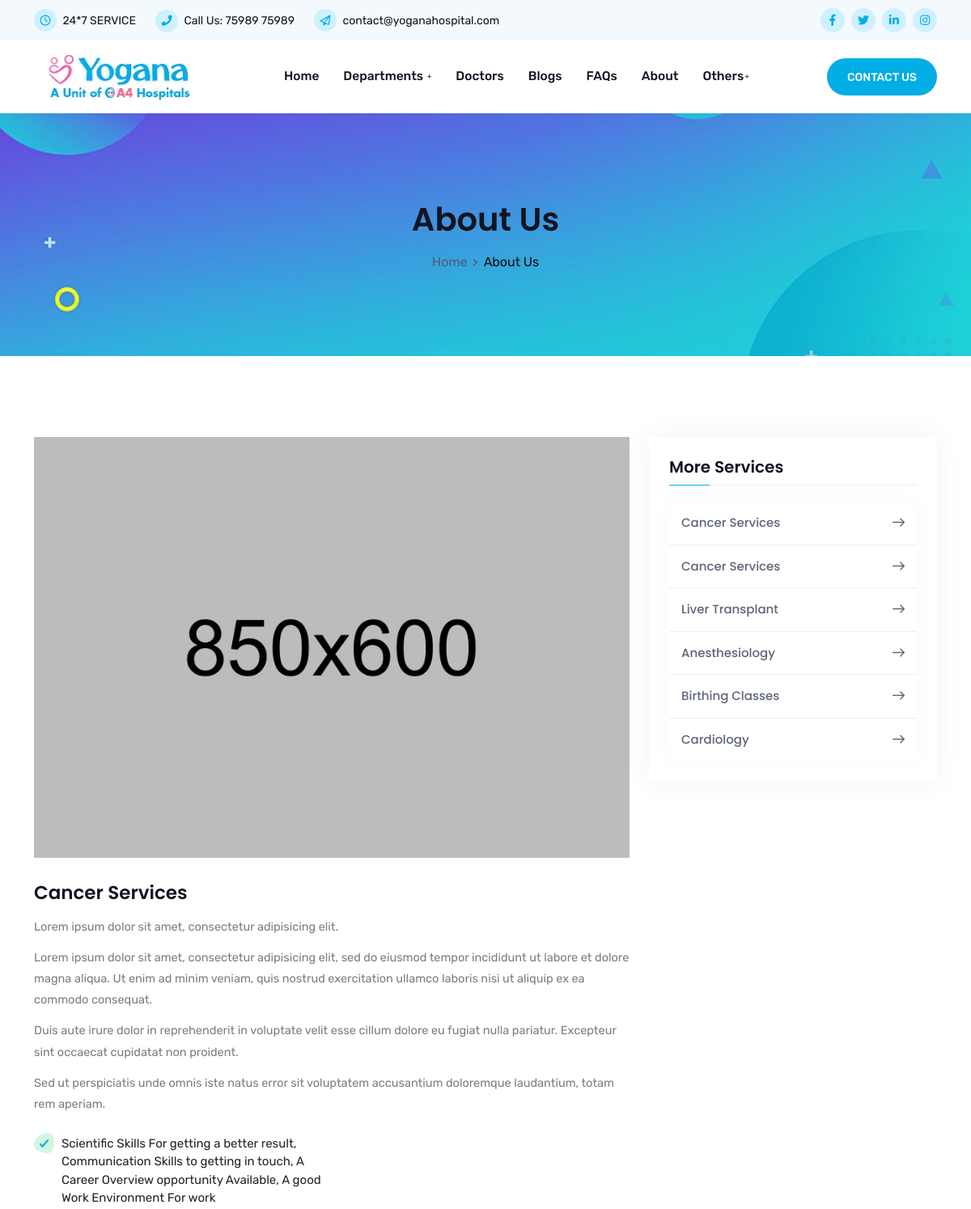
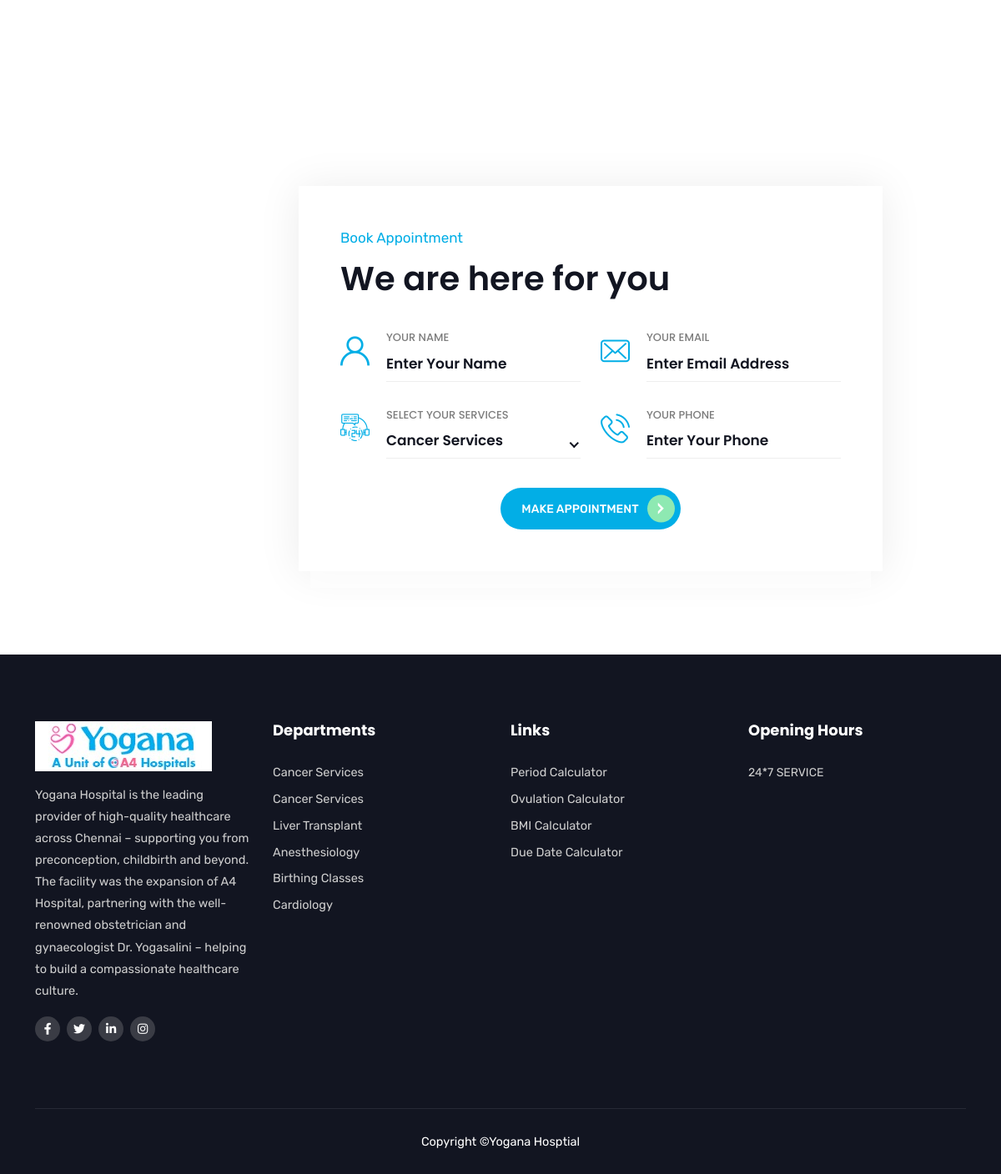
Screenshot of /departments/cancer-services with the database file from the repository (2 pictures, top to bottom).
### yogana/models.py (models this page shows, shortened)
class Service(db.Model):
    id = db.Column(db.Integer, primary_key=True)
    slug = db.Column(db.String(100), unique=True, nullable=False)
    name = db.Column(db.String(100), nullable=False)
    icon = db.Column(db.String(100), nullable=False)
    description = db.Column(db.Text, nullable=False)
    paragraph1 = db.Column(db.Text, nullable=False)
    paragraph2 = db.Column(db.Text, nullable=False)
    paragraph3 = db.Column(db.Text, nullable=False)
    image = db.Column(db.String(200), nullable=False)
    icon_class = db.Column(db.String(100), nullable=False)
    bg_class = db.Column(db.String(100), nullable=False)
    details = db.Column(db.Text, nullable=False)  # Store as comma-separated values for simplicity

### yogana/routes.py (the view)
@app.route("/departments/<slug>")
def departments_details(slug):
    pdatas = {
        "title": "About Us",
        "breadcrumbs": [
            {"text": "Home", "url": "/"},
            {"text": "About Us", "url": None}  # None for the current page
        ],
        "bg_image": "/site/img/yoganahospital-banner-1920_500.jpg",
        "bg_class": "page-title-bg1"  # Add dynamic background class if needed
    }
    service = Service.query.filter_by(slug=slug).first()
    if not service:
        return "Service not found", 404
    dservices = Service.query.all()
    return render_template("www/departments_detail.html", pdata=pdatas, service=service, services=dservices)

### yogana/routes.py (called while the page is built)
@app.after_request
def add_header(response):
    response.headers['Cache-Control'] = 'no-store'
    return response

@app.before_request
def before_request():
    dservices = Service.query.all()
    g.appservices = [{"name": service.name, "slug": service.slug} for service in dservices]

@app.context_processor
def inject_services():
    return dict(appservices=g.appservices)

@app.before_request
def load_user():
    user_id = session.get('user_id')
    if user_id:
        user = User.query.get(user_id)
        g.user = user  # Store the user object in g
    else:
        g.user = None  # No user logged in

### yogana/templates/www/departments_detail.html
{% extends 'www/base.html' %}
{% block content_wrapper %}
    {% include 'www/components/breadcrumbs.html' %}
    <section class="services-details-area ptb-100">
        <div class="container">
            <div class="row">
                <div class="col-lg-8 col-md-12">
                    <div class="services-details-desc">
                        <div class="services-details-image">
                            <img src="{{ url_for('static', filename=service.image) }}" alt="image">
                        </div>
                        <h3>{{ service.name }}</h3>
                        <p>{{ service.description }}</p>
                        <p>{{ service.paragraph1 }}</p>
                        <p>{{ service.paragraph2 }}</p>
                        <p>{{ service.paragraph3 }}</p>
                        <div class="services-details-features">
                            <div class="row">
                                {% set details_list = service.details.split(';;') %}
                                {% for detail in details_list %}
                                <div class="col-lg-6 col-md-6 col-sm-6">
                                    <ul class="services-features-list">
                                        <li><i class="flaticon-check-mark"></i> {{ detail.strip() }}</li>
                                    </ul>
                                </div>
                                {% endfor %}
                            </div>
                        </div>
                    </div>
                </div>
                <div class="col-lg-4 col-md-12">
                    <aside class="widget-area" id="secondary">
                        <section class="widget widget_services_list">
                            <h3 class="widget-title">More Services</h3>
                            <ul>
                                {% for other_service in services %}
                                <li>
                                    <a href="{{ url_for('departments_details', slug=other_service.slug) }}">
                                        {{ other_service.name }} <i class="flaticon-arrow-pointing-to-right"></i>
                                    </a>
                                </li>
                                {% endfor %}
                            </ul>
                        </section>
                    </aside>
                </div>
            </div>
        </div>
    </section>
    {% include 'www/components/appointment-part.html' %}
{% endblock %}

### yogana/templates/www/base.html (shortened to what this page needs)
<!DOCTYPE html>
<html lang="en">
<head>
    <link rel="stylesheet" href="https://lamatechnologies.com/vendor/flaticon.css">
    <link rel="stylesheet" href="{{ url_for('static', filename='site/css/bootstrap.min.css') }}">
    <link rel="stylesheet" href="{{ url_for('static', filename='site/css/animate.min.css') }}">
    <link rel="stylesheet" href="{{ url_for('static', filename='site/css/fontawesome.min.css') }}">
    <link rel="stylesheet" href="{{ url_for('static', filename='site/css/owl.carousel.min.css') }}">
    <link rel="stylesheet" href="{{ url_for('static', filename='site/css/slick.min.css') }}">
    <link rel="stylesheet" href="{{ url_for('static', filename='site/css/nice-select.css') }}">
    <link rel="stylesheet" href="{{ url_for('static', filename='site/css/magnific-popup.min.css') }}">
    <link rel="stylesheet" href="{{ url_for('static', filename='site/css/odometer.min.css') }}">
    <link rel="stylesheet" href="{{ url_for('static', filename='site/css/flaticon.css') }}">
    <link rel="stylesheet" href="{{ url_for('static', filename='site/css/meanmenu.css') }}">
    <link rel="stylesheet" href="{{ url_for('static', filename='site/css/style.css') }}">
    <link rel="stylesheet" href="{{ url_for('static', filename='site/css/responsive.css') }}">
</head>
<body>
    <header class="header-area">
        <div class="top-header">
            <div class="container">
                <div class="row align-items-center">
                    <div class="col-lg-8">
                        <ul class="header-contact-info">
                            <li><i class="far fa-clock"></i> {{ hospital_info.service_hours if hospital_info else '24*7 SERVICE' }}</li>
                            <li><i class="fas fa-phone"></i> Call Us: <a href="tel:{{ hospital_info.phone if hospital_info else '+917598975989' }}">{{ hospital_info.phone if hospital_info else '75989 75989' }}</a></li>
                            <li><i class="far fa-paper-plane"></i> <a href="mailto:{{ hospital_info.email if hospital_info else 'contact@yoganahospital.com' }}">{{ hospital_info.email if hospital_info else 'contact@yoganahospital.com' }}</a></li>
                        </ul>
                    </div>
                    <div class="col-lg-4">
                        <div class="header-right-content">
                            <ul class="top-header-social">
                                <li><a href="{{ hospital_info.facebook_url if hospital_info else '#' }}"><i class="fab fa-facebook-f"></i></a></li>
                                <li><a href="{{ hospital_info.twitter_url if hospital_info else '#' }}"><i class="fab fa-twitter"></i></a></li>
                                <li><a href="{{ hospital_info.linkedin_url if hospital_info else '#' }}"><i class="fab fa-linkedin-in"></i></a></li>
                                <li><a href="{{ hospital_info.instagram_url if hospital_info else '#' }}"><i class="fab fa-instagram"></i></a></li>
                            </ul>
                        </div>
                    </div>
                </div>
            </div>
        </div>
        <div class="navbar-area">
            <div class="fovia-nav">
                <div class="container">
                    <nav class="navbar navbar-expand-md navbar-light">
                        <a class="navbar-brand" href="{{ url_for('index') }}">
                            <img src="{{ url_for('static', filename='site/img/logo.jpeg') }}" alt="logo">
                        </a>
                        <div class="collapse navbar-collapse mean-menu" id="navbarSupportedContent">
                            <ul class="navbar-nav">
                                <li class="nav-item"><a href="{{ url_for('index') }}" class="nav-link">Home</a></li>
                                <li class="nav-item">
                                    <a href="#" class="nav-link">Departments <i class="fas fa-plus"></i></a>
                                </li>
                                <li class="nav-item"><a href="{{ url_for('doctors') }}" class="nav-link">Doctors</a></li>
                                <li class="nav-item"><a href="{{ url_for('blogs') }}" class="nav-link">Blogs</a></li>
                                <li class="nav-item"><a href="{{ url_for('faqs') }}" class="nav-link">FAQs</a></li>
                                <li class="nav-item"><a href="{{ url_for('about') }}" class="nav-link">About</a></li>
                                <li class="nav-item">
                                    <a href="#" class="nav-link">Others<i class="fas fa-plus"></i></a>
                                </li>
                            </ul>
                            <div class="others-options">
                                <a href="{{ url_for('contact') }}" class="btn btn-primary">Contact Us</a>
                            </div>
                        </div>
                    </nav>
                </div>
            </div>
        </div>
    </header>
    {% block content_wrapper %}
    {% endblock %}
    <section class="footer-area">
        <div class="container">
            <div class="row">
                <div class="col-lg-3 col-md-6 col-sm-6">
                    <div class="single-footer-widget">
                        <div class="logo">
                            <a href="#"><img src="{{ url_for('static', filename='site/img/white-logo.jpeg') }}" alt="image"></a>
                            <p>Yogana Hospital is the leading provider of high-quality healthcare across Chennai – supporting you from preconception, childbirth and beyond. The facility was the expansion of A4 Hospital, partnering with the well-renowned obstetrician and gynaecologist Dr. Yogasalini – helping to build a compassionate healthcare culture.</p>
                        </div>
                        <ul class="social">
                            <li><a href="{{ hospital_info.facebook_url if hospital_info else '#' }}"><i class="fab fa-facebook-f"></i></a></li>
                            <li><a href="{{ hospital_info.twitter_url if hospital_info else '#' }}"><i class="fab fa-twitter"></i></a></li>
                            <li><a href="{{ hospital_info.linkedin_url if hospital_info else '#' }}"><i class="fab fa-linkedin-in"></i></a></li>
                            <li><a href="{{ hospital_info.instagram_url if hospital_info else '#' }}"><i class="fab fa-instagram"></i></a></li>
                        </ul>
                    </div>
                </div>
                <div class="col-lg-3 col-md-6 col-sm-6">
                    <div class="single-footer-widget pl-5">
                        <h3>Departments</h3>
                        <ul class="departments-list">
                            {% for service in appservices %}
                                <li><a href="{{ url_for('department', slug=service.slug) }}">{{ service.name }}</a></li>
                            {% endfor %}
                        </ul>
                    </div>
                </div>
                <div class="col-lg-3 col-md-6 col-sm-6">
                    <div class="single-footer-widget pl-5">
                        <h3>Links</h3>
                        <ul class="links-list">
                            <li><a href="{{ url_for('period_calculator') }}">Period Calculator</a></li>
                            <li><a href="{{ url_for('ovulation_calculator') }}">Ovulation Calculator</a></li>
                            <li><a href="{{ url_for('bmi_calculator') }}">BMI Calculator</a></li>
                            <li><a href="{{ url_for('due_date_calculator') }}">Due Date Calculator</a></li>
                        </ul>
                    </div>
                </div>
                <div class="col-lg-3 col-md-6 col-sm-6">
                    <div class="single-footer-widget">
                        <h3>Opening Hours</h3>
                        <ul class="opening-hours">
                            <li>{{ hospital_info.service_hours if hospital_info else '24*7 SERVICE' }}</li>
                        </ul>
                    </div>
                </div>
            </div>
            <div class="copyright-area">
                <p>Copyright <a href="https:/yoganahospital.com/" target="_blank">©Yogana Hosptial</a></p>
            </div>
        </div>
    </section>
</body>
</html>

### rows the page displays
Service: image (picture), name "Cancer Services", description "Lorem ipsum dolor sit amet, consectetur adipisicing elit.", paragraph1 "Lorem ipsum dolor sit amet, consectetur adipisicing elit, sed do eiusmod tempor incididunt ut labore et dolore magna aliqua. Ut enim ad minim veniam, quis nostrud exercitation ullamco laboris nisi ut aliquip ex ea commodo consequat.", paragraph2 "Duis aute irure dolor in reprehenderit in voluptate velit esse cillum dolore eu fugiat nulla pariatur. Excepteur sint occaecat cupidatat non proident.", paragraph3 "Sed ut perspiciatis unde omnis iste natus error sit voluptatem accusantium doloremque laudantium, totam rem aperiam.", strip "Scientific Skills For getting a better result, Communication Skills to getting in touch, A Career Overview opportunity Available, A good Work Environment For work"
Service: name "Cancer Services"
Service: name "Liver Transplant"
Service: name "Anesthesiology"
Service: name "Birthing Classes"
Service: name "Cardiology"

### other values shown
{{ hospital_info.service_hours if hospital_info else '24*7 SERVICE' }} "24*7 SERVICE"
{{ hospital_info.phone if hospital_info else '75989 75989' }} "75989 75989"
{{ hospital_info.email if hospital_info else 'contact@yoganahospital.com' }} "contact@yoganahospital.com"
{{ pdata.title }} "About Us"
{{ breadcrumb.text }} "Home"
{{ breadcrumb.text }} "About Us"
